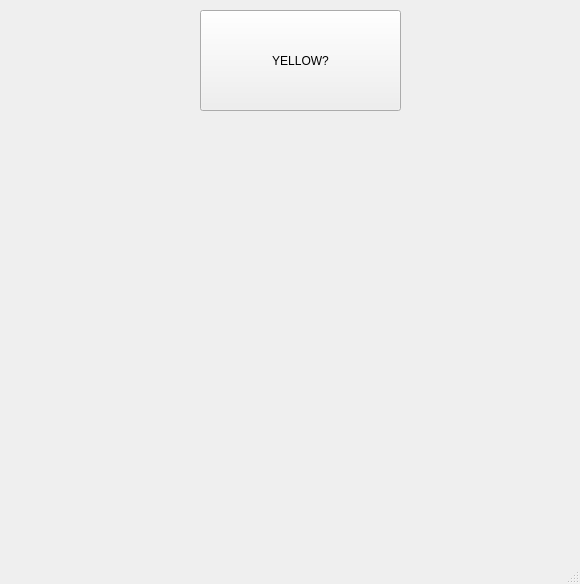
<?xml version="1.0" encoding="UTF-8"?>
<ui version="4.0">
 <class>MainWindow</class>
 <widget class="QMainWindow" name="MainWindow">
  <property name="geometry">
   <rect>
    <x>0</x>
    <y>0</y>
    <width>580</width>
    <height>584</height>
   </rect>
  </property>
  <property name="windowTitle">
   <string>Task1</string>
  </property>
  <widget class="QWidget" name="centralwidget">
   <widget class="QPushButton" name="btn">
    <property name="geometry">
     <rect>
      <x>200</x>
      <y>10</y>
      <width>201</width>
      <height>101</height>
     </rect>
    </property>
    <property name="text">
     <string>YELLOW?</string>
    </property>
   </widget>
  </widget>
  <widget class="QMenuBar" name="menubar">
   <property name="geometry">
    <rect>
     <x>0</x>
     <y>0</y>
     <width>580</width>
     <height>21</height>
    </rect>
   </property>
  </widget>
  <widget class="QStatusBar" name="statusbar"/>
 </widget>
 <resources/>
 <connections/>
</ui>
